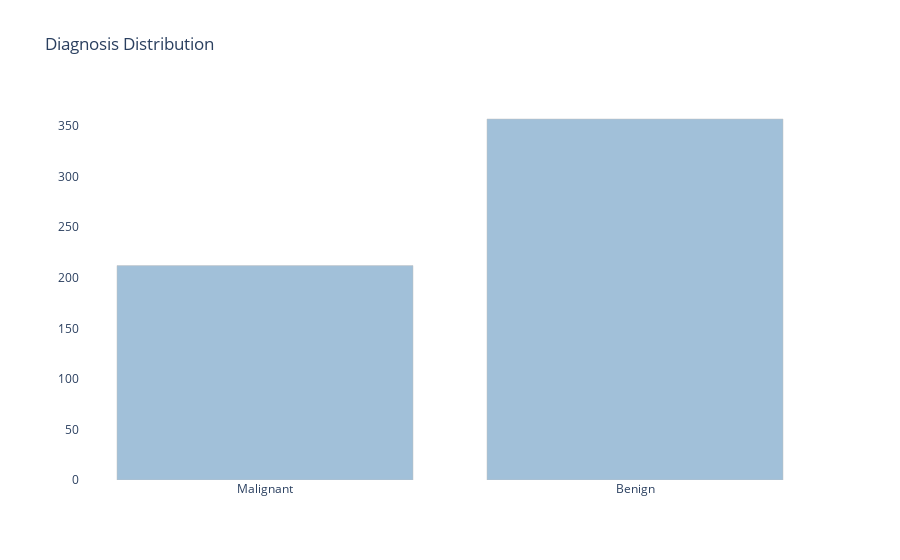

The cell this chart's notebook holds for it:
### Markdown cell above
### Checking diagnosis distribution

### Code cell
# 2 datasets
# Reassign target
data.diagnosis.replace(to_replace = dict(M = 1, B = 0), inplace = True)
Malignant = data[(data['diagnosis'] != 0)]
Benign = data[(data['diagnosis'] == 0)]

trace = go.Bar( x = ['Malignant', 'Benign'], y = (len(Malignant), len(Benign)),opacity = 0.5, marker=dict(color = 'steelblue',
        line=dict(color='gray',width=0.5)))

layout = dict(title =  'Diagnosis Distribution', plot_bgcolor = "white")
                    
fig = dict(data = [trace], layout=layout)
py.iplot(fig)

### Figure 1 — Plotly figure (JSON) as saved in the notebook; plotly's stock layout.template omitted (floating-point values rounded to 4 significant figures)
{"data": [{"marker": {"color": "steelblue", "line": {"color": "gray", "width": 0.5}}, "opacity": 0.5, "type": "bar", "x": ["Malignant", "Benign"], "y": [212, 357]}], "layout": {"plot_bgcolor": "white", "title": {"text": "Diagnosis Distribution"}}}
